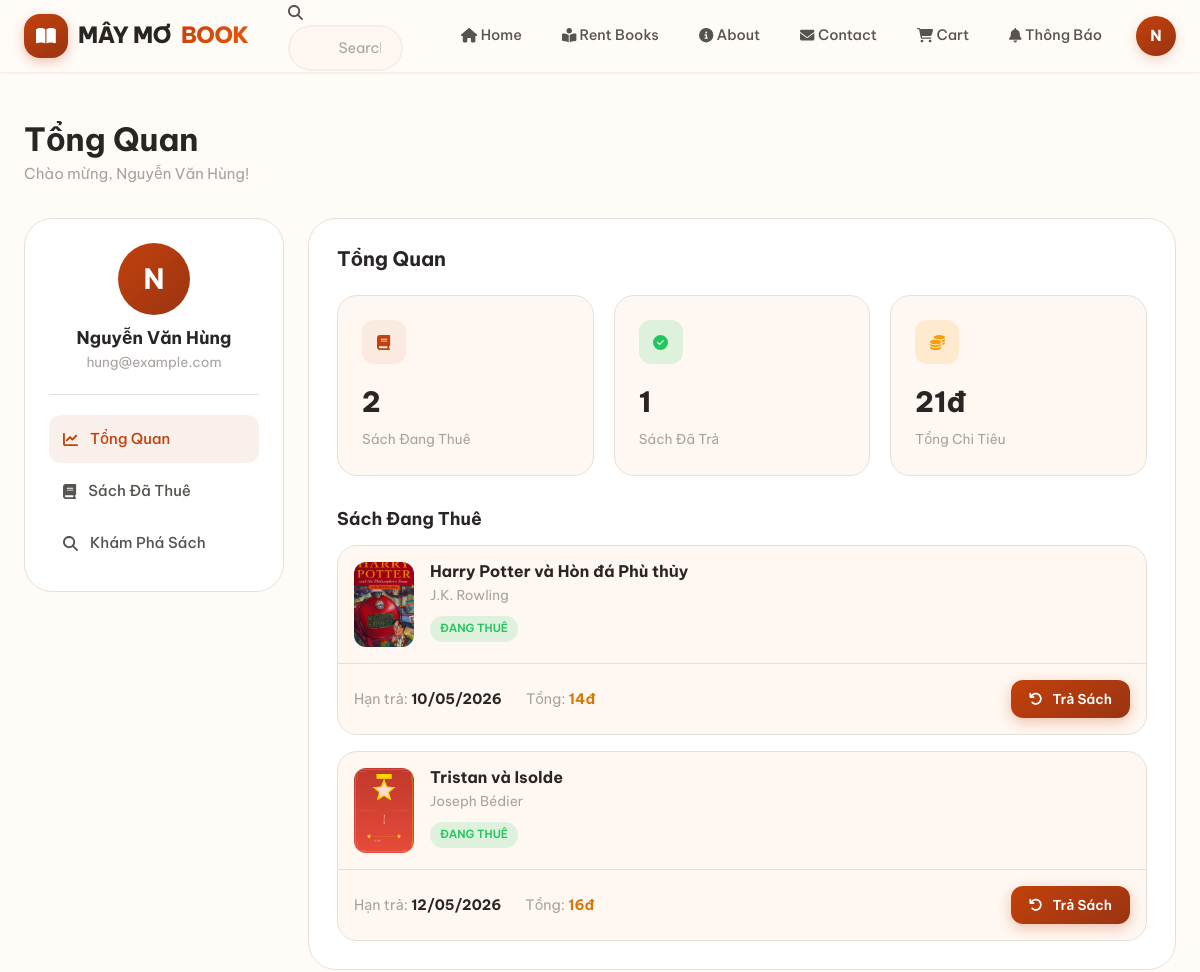
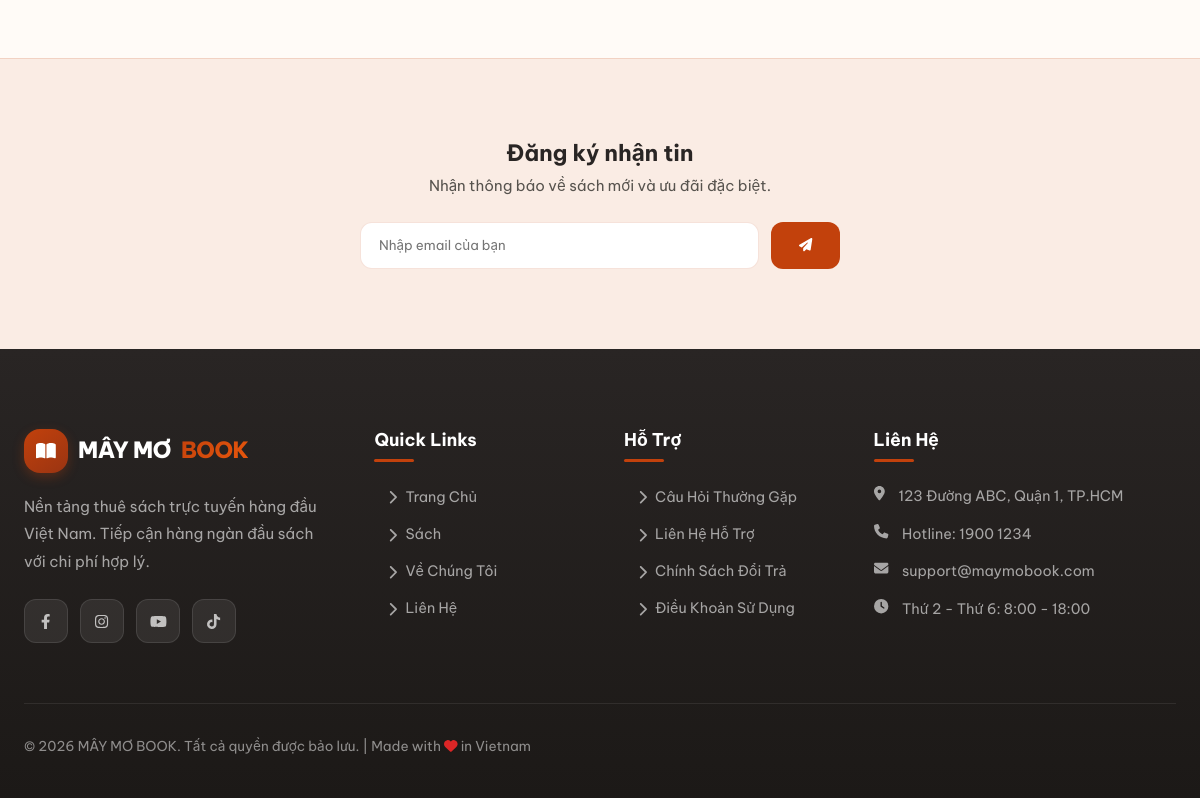
Page /frontend/pages/dashboard.php (signed in) on the committed database (2 pictures, top to bottom).
### tables this page shows
CREATE TABLE users (
    id INT AUTO_INCREMENT PRIMARY KEY,
    username VARCHAR(50) NOT NULL UNIQUE,
    email VARCHAR(100) NOT NULL UNIQUE,
    password VARCHAR(255) NOT NULL,
    full_name VARCHAR(100) NOT NULL,
    phone VARCHAR(20) DEFAULT '',
    address TEXT DEFAULT '',
    avatar VARCHAR(255) DEFAULT NULL,
    role ENUM('user', 'admin') DEFAULT 'user',
    is_verified TINYINT(1) DEFAULT 0,
    created_at TIMESTAMP DEFAULT CURRENT_TIMESTAMP,
    updated_at TIMESTAMP DEFAULT CURRENT_TIMESTAMP ON UPDATE CURRENT_TIMESTAMP,
    INDEX idx_username (username),
    INDEX idx_email (email),
    INDEX idx_role (role)
);

CREATE TABLE rentals (
    id INT AUTO_INCREMENT PRIMARY KEY,
    user_id INT NOT NULL,
    book_id INT NOT NULL,
    rental_date DATE NOT NULL,
    due_date DATE NOT NULL,
    return_date DATE DEFAULT NULL,
    status ENUM('pending', 'active', 'returned', 'overdue', 'cancelled') DEFAULT 'pending',
    total_price DECIMAL(10,2) DEFAULT 0.00,
    notes TEXT DEFAULT '',
    created_at TIMESTAMP DEFAULT CURRENT_TIMESTAMP,
    updated_at TIMESTAMP DEFAULT CURRENT_TIMESTAMP ON UPDATE CURRENT_TIMESTAMP,
    FOREIGN KEY (user_id) REFERENCES users(id) ON DELETE CASCADE,
    FOREIGN KEY (book_id) REFERENCES books(id) ON DELETE CASCADE,
    INDEX idx_user_id (user_id),
    INDEX idx_book_id (book_id),
    INDEX idx_status (status),
    INDEX idx_rental_date (rental_date),
    INDEX idx_due_date (due_date)
);

CREATE TABLE books (
    id INT AUTO_INCREMENT PRIMARY KEY,
    title VARCHAR(200) NOT NULL,
    author VARCHAR(100) NOT NULL,
    description TEXT,
    category VARCHAR(50) NOT NULL,
    cover_image VARCHAR(255) DEFAULT 'default_book.jpg',
    quantity INT DEFAULT 1,
    price_per_day DECIMAL(10,2) DEFAULT 1.00,
    is_available TINYINT(1) DEFAULT 1,
    created_at TIMESTAMP DEFAULT CURRENT_TIMESTAMP,
    updated_at TIMESTAMP DEFAULT CURRENT_TIMESTAMP ON UPDATE CURRENT_TIMESTAMP,
    INDEX idx_title (title),
    INDEX idx_author (author),
    INDEX idx_category (category),
    INDEX idx_available (is_available)
);

### backend/config/database.php (called while the page is built, shortened)
<?php
class Database {
    private static $instance = null;
    private $connection;
    private function __construct() {
        try {
            $dsn = "mysql:host=" . DB_HOST . ";dbname=" . DB_NAME . ";charset=" . DB_CHARSET;
            $options = [
                PDO::ATTR_ERRMODE => PDO::ERRMODE_EXCEPTION,
                PDO::ATTR_DEFAULT_FETCH_MODE => PDO::FETCH_ASSOC,
                PDO::ATTR_EMULATE_PREPARES => false,
            ];
            $this->connection = new PDO($dsn, DB_USER, DB_PASS, $options);
        } catch (PDOException $e) {
            die("Lỗi kết nối database: " . $e->getMessage());
        }
    }
    public static function getInstance() {
        if (self::$instance === null) {
            self::$instance = new self();
        }
        return self::$instance;
    }
    public function getConnection() {
        return $this->connection;
    }
}
function getDB() {
    return Database::getInstance()->getConnection();
}

### backend/controllers/AuthController.php (called while the page is built, shortened)
<?php
require_once __DIR__ . '/../models/User.php';
class AuthController {
    private $userModel;
    public function __construct() {
        $this->userModel = new User();
    }
    public function isLoggedIn() {
        return isset($_SESSION['user_id']);
    }
    public function getCurrentUser() {
        return $this->userModel->findById($_SESSION['user_id']);
    }
}

### backend/models/User.php (called while the page is built, shortened)
<?php
require_once __DIR__ . '/../config/database.php';
class User {
    private $db;
    public function __construct() {
        $this->db = getDB();
    }
    public function findById($id) {
        $stmt = $this->db->prepare("SELECT * FROM users WHERE id = ?");
        $stmt->execute([$id]);
        return $stmt->fetch();
    }
}

### backend/controllers/RentalController.php (called while the page is built, shortened)
<?php
require_once __DIR__ . '/../models/Rental.php';
class RentalController {
    private $rentalModel;
    public function __construct() {
        $this->rentalModel = new Rental();
    }
    public function getActiveRentals($userId) {
        return $this->rentalModel->getActiveByUser($userId);
    }
    public function getHistory($userId) {
        return $this->rentalModel->getHistoryByUser($userId);
    }
}

### backend/models/Rental.php (called while the page is built, shortened)
<?php
require_once __DIR__ . '/../config/database.php';
class Rental {
    private $db;
    public function __construct() {
        $this->db = getDB();
    }
    public function getByUser($userId, $status = null) {
        if ($status) {
            $stmt = $this->db->prepare("
                SELECT r.*, b.title, b.author, b.cover_image, b.price_per_day
                FROM rentals r
                JOIN books b ON r.book_id = b.id
                WHERE r.user_id = ? AND r.status = ?
                ORDER BY r.created_at DESC
            ");
            $stmt->execute([$userId, $status]);
        }
        return $stmt->fetchAll();
    }
    public function getActiveByUser($userId) {
        return $this->getByUser($userId, 'active');
    }
    public function getHistoryByUser($userId) {
        return $this->getByUser($userId, 'returned');
    }
}

### frontend/functions/helpers.php (called while the page is built, shortened)
<?php
function getBookCoverImage($book) {
    $coverImage = $book['cover_image'] ?? '';
    $isAdmin = strpos($_SERVER['PHP_SELF'] ?? '', '/admin/') !== false;
    $basePath = $isAdmin ? '../../assets/images/' : '../assets/images/';
    if (!empty($coverImage)) {
        $checkPath = __DIR__ . '/../assets/images/' . $coverImage;
        if (file_exists($checkPath)) {
            return $basePath . $coverImage;
        }
    }
    return $basePath . 'default_book.jpg';
}

### frontend/pages/dashboard.php (the view, shortened to what this page needs)
<?php
require_once __DIR__ . '/../templates/header.php';
require_once __DIR__ . '/../../backend/controllers/RentalController.php';
require_once __DIR__ . '/../../backend/models/User.php';
$rentalController = new RentalController();
$userModel = new User();
$user = $userModel->findById($_SESSION['user_id']);
$activeRentals = $rentalController->getActiveRentals($_SESSION['user_id']);
$historyRentals = $rentalController->getHistory($_SESSION['user_id']);
$stats = [
    'active' => count($activeRentals),
    'returned' => count($historyRentals),
    'total_spent' => array_sum(array_column($historyRentals, 'total_price'))
];
?>
<section style="padding: 120px 0 60px; min-height: 100vh;">
    <div class="container">
        <div style="margin-bottom: 32px;">
            <h1 style="font-size: 2rem; margin-bottom: 4px;">Tổng Quan</h1>
            <p style="color: var(--text-muted); margin: 0;">Chào mừng, <?php echo htmlspecialchars($user['full_name']); ?>!</p>
        </div>
        <div class="dashboard-grid">
            <aside class="dashboard-sidebar">
                <div class="dashboard-user">
                    <div class="dashboard-avatar"><?php echo strtoupper(substr($user['full_name'], 0, 1)); ?></div>
                    <h3 style="margin-bottom: 4px;"><?php echo htmlspecialchars($user['full_name']); ?></h3>
                    <p style="font-size: 0.85rem; color: var(--text-muted); margin: 0;"><?php echo htmlspecialchars($user['email']); ?></p>
                </div>
                <nav class="dashboard-nav">
                    <a href="#" class="active"><i class="fas fa-chart-line"></i> Tổng Quan</a>
                    <a href="#"><i class="fas fa-book"></i> Sách Đã Thuê</a>
                    <a href="books.php"><i class="fas fa-search"></i> Khám Phá Sách</a>
                </nav>
            </aside>
            <main class="dashboard-content">
                <h2 style="font-size: 1.25rem; margin-bottom: 24px;">Tổng Quan</h2>
                <div class="dashboard-stats">
                    <div class="stat-card">
                        <div class="stat-icon">
                            <i class="fas fa-book"></i>
                        </div>
                        <div class="stat-value"><?php echo $stats['active']; ?></div>
                        <div class="stat-label">Sách Đang Thuê</div>
                    </div>
                    <div class="stat-card">
                        <div class="stat-icon" style="background: rgba(34, 197, 94, 0.15); color: #22c55e;">
                            <i class="fas fa-check-circle"></i>
                        </div>
                        <div class="stat-value"><?php echo $stats['returned']; ?></div>
                        <div class="stat-label">Sách Đã Trả</div>
                    </div>
                    <div class="stat-card">
                        <div class="stat-icon" style="background: rgba(245, 158, 11, 0.15); color: #f59e0b;">
                            <i class="fas fa-coins"></i>
                        </div>
                        <div class="stat-value"><?php echo number_format($stats['total_spent'], 0); ?>đ</div>
                        <div class="stat-label">Tổng Chi Tiêu</div>
                    </div>
                </div>
                <?php if (count($activeRentals) > 0): ?>
                <h3 style="margin: 32px 0 16px; font-size: 1.1rem;">Sách Đang Thuê</h3>
                <div style="display: flex; flex-direction: column; gap: 16px;">
                    <?php foreach ($activeRentals as $rental):
                        $daysLeft = (strtotime($rental['due_date']) - time()) / (60 * 60 * 24);
                        $isOverdue = $daysLeft < 0;
                    ?>
                    <div style="background: var(--bg-secondary); border: 1px solid var(--border-color); border-radius: var(--radius-lg); overflow: hidden;">
                        <div style="display: flex; gap: 16px; padding: 16px; border-bottom: 1px solid var(--border-color);">
                            <img src="<?php echo getBookCoverImage($rental); ?>"
                                 alt=""
                                 style="width: 60px; height: 85px; object-fit: cover; border-radius: var(--radius);"
                                 onerror="this.src='https://via.placeholder.com/60x85/1a1a1a/6366f1?text=Book'">
                            <div style="flex: 1;">
                                <h4 style="font-size: 1rem; margin-bottom: 4px;"><?php echo htmlspecialchars($rental['title']); ?></h4>
                                <p style="font-size: 0.85rem; color: var(--text-muted); margin: 0 0 8px;"><?php echo htmlspecialchars($rental['author']); ?></p>
                                <span style="display: inline-block; padding: 4px 10px; border-radius: var(--radius-full); font-size: 0.7rem; font-weight: 600; text-transform: uppercase; background: <?php echo $isOverdue ? 'rgba(239,68,68,0.15); color: #ef4444;' : 'rgba(34,197,94,0.15); color: #22c55e;'; ?>">
                                    <?php echo $isOverdue ? 'Quá Hạn' : 'Đang Thuê'; ?>
                                </span>
                            </div>
                        </div>
                        <div style="padding: 16px; display: flex; justify-content: space-between; align-items: center;">
                            <div style="display: flex; gap: 24px; font-size: 0.9rem;">
                                <span style="color: var(--text-muted);">Hạn trả: <strong style="color: var(--text-primary);"><?php echo date('d/m/Y', strtotime($rental['due_date'])); ?></strong></span>
                                <span style="color: var(--text-muted);">Tổng: <strong style="color: var(--accent);"><?php echo number_format($rental['total_price'], 0); ?>đ</strong></span>
                            </div>
                            <form method="POST">
                                <button type="submit" class="btn btn-primary btn-sm">
                                    <i class="fas fa-undo"></i> Trả Sách
                                </button>
                            </form>
                        </div>
                    </div>
                    <?php endforeach; ?>
                </div>
                <?php endif; ?>
            </main>
        </div>
    </div>
</section>
<?php require_once __DIR__ . '/../templates/footer.php'; ?>

### frontend/templates/header.php (shortened to what this page needs)
<?php
require_once __DIR__ . '/../../backend/config/database.php';
require_once __DIR__ . '/../../frontend/functions/helpers.php';
require_once __DIR__ . '/../../backend/controllers/AuthController.php';
$auth = new AuthController();
$isLoggedIn = $auth->isLoggedIn();
$user = $auth->getCurrentUser();
$currentPage = basename($_SERVER['PHP_SELF']);
?>
<!DOCTYPE html>
<html lang="en">
<head>
    <link rel="stylesheet" href="https://cdnjs.cloudflare.com/ajax/libs/font-awesome/6.4.0/css/all.min.css">
    <?php $basePath = strpos($_SERVER['PHP_SELF'], '/admin/') !== false ? '../../' : '../'; ?>
    <link rel="stylesheet" href="<?php echo $basePath; ?>assets/css/style.css?v=<?php echo time(); ?>">
</head>
<body>
    <nav class="navbar">
        <div class="container">
            <div class="navbar-inner">
                <a href="index.php" class="logo">
                    <div class="logo-icon">
                        <i class="fas fa-book-open"></i>
                    </div>
                    MÂY MƠ <span>BOOK</span>
                </a>
                <div class="navbar-search">
                    <i class="fas fa-search"></i>
                    <input type="text" placeholder="Search books..." onkeypress="if(event.key==='Enter') window.location.href='books.php?search='+this.value">
                </div>
                <div class="nav">
                    <a href="index.php" class="nav-link <?php echo $currentPage == 'index.php' ? 'active' : ''; ?>">
                        <i class="fas fa-home"></i> Home
                    </a>
                    <a href="books.php" class="nav-link <?php echo $currentPage == 'books.php' ? 'active' : ''; ?>">
                        <i class="fas fa-book-reader"></i> Rent Books
                    </a>
                    <a href="about.php" class="nav-link <?php echo $currentPage == 'about.php' ? 'active' : ''; ?>">
                        <i class="fas fa-info-circle"></i> About
                    </a>
                    <a href="contact.php" class="nav-link <?php echo $currentPage == 'contact.php' ? 'active' : ''; ?>">
                        <i class="fas fa-envelope"></i> Contact
                    </a>
                    <?php if ($isLoggedIn): ?>
                        <a href="cart.php" class="nav-link <?php echo $currentPage == 'cart.php' ? 'active' : ''; ?>">
                            <i class="fas fa-shopping-cart"></i> Cart
                        </a>
                        <a href="notifications.php" class="nav-link <?php echo $currentPage == 'notifications.php' ? 'active' : ''; ?>">
                            <i class="fas fa-bell"></i> Thông Báo
                        </a>
                        <div class="user-menu" style="position: relative;">
                            <div class="user-avatar">
                                <?php echo strtoupper(substr($user['full_name'] ?? 'U', 0, 1)); ?>
                            </div>
                        </div>
                    <?php endif; ?>
                </div>
            </div>
        </div>
    </nav>

### rows in the picture
users: full_name "N", full_name "Nguyễn Văn Hùng", email "hung@example.com"
rentals: book.cover_image (picture), book.title "Harry Potter và Hòn đá Phù thủy", book.author "J.K. Rowling", shows "ĐANG THUÊ", due_date "10/05/2026", total_price "14"
rentals: book.cover_image (picture), book.title "Tristan và Isolde", book.author "Joseph Bédier", shows "ĐANG THUÊ", due_date "12/05/2026", total_price "16"

### other values in the picture
$stats['active'] "2"
$stats['returned'] "1"
$stats['total_spent'] "21"
